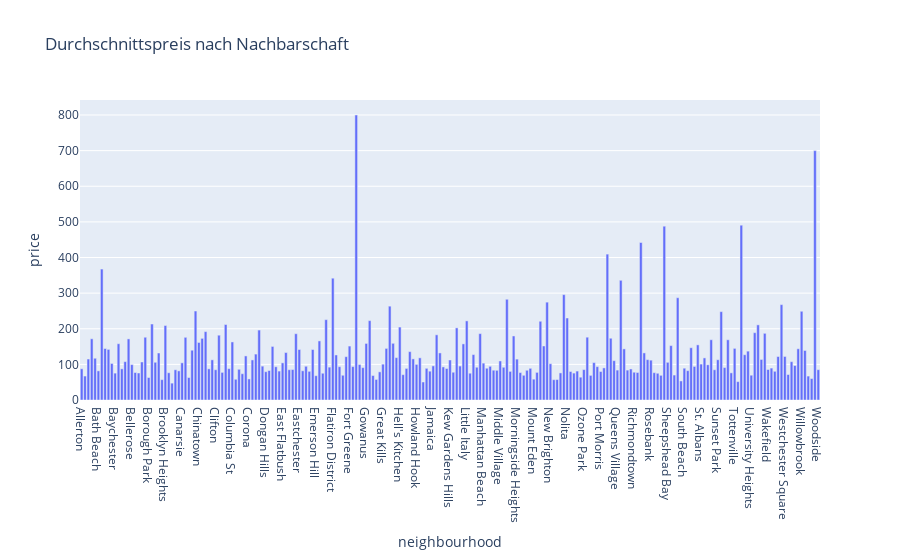

Write notebook code for a chart like this one.
### Code cell
# Gruppierung nach Nachbarschaft und Berechnung des Durchschnittspreises
neighbourhood_prices_mean = airbnb_df.groupby("neighbourhood")["price"].mean().reset_index()
neighbourhood_prices_mean["price"] = neighbourhood_prices_mean["price"].round(2)
fig_neighbourhood_prices_mean = px.bar(neighbourhood_prices_mean, x="neighbourhood", y="price", title="Durchschnittspreis nach Nachbarschaft")
fig_neighbourhood_prices_mean

### Figure 1 — Plotly figure (JSON) as saved in the notebook; plotly's stock layout.template omitted (floating-point values rounded to 4 significant figures; data arrays with more than 128 entries replaced by an {"elided": "..."} marker saying what was removed)
{"data": [{"alignmentgroup": "True", "hovertemplate": "neighbourhood=%{x}<br>price=%{y}<extra></extra>", "legendgroup": "", "marker": {"color": "#636efa", "pattern": {"shape": ""}}, "name": "", "offsetgroup": "", "orientation": "v", "showlegend": false, "textposition": "auto", "type": "bar", "x": {"elided": "221 str values"}, "xaxis": "x", "y": {"elided": "221 float values"}, "yaxis": "y"}], "layout": {"barmode": "relative", "legend": {"tracegroupgap": 0}, "title": {"text": "Durchschnittspreis nach Nachbarschaft"}, "xaxis": {"anchor": "y", "domain": [0, 1], "title": {"text": "neighbourhood"}}, "yaxis": {"anchor": "x", "domain": [0, 1], "title": {"text": "price"}}}}
